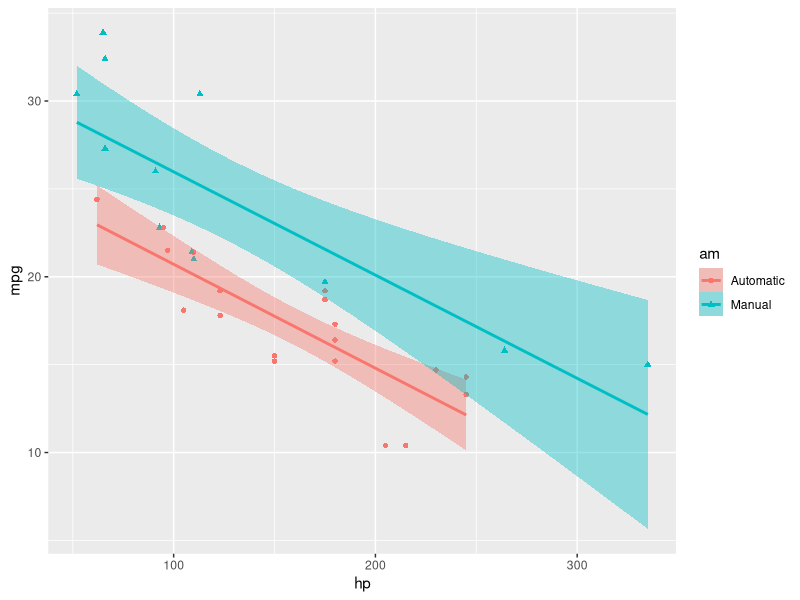

Write R code to recreate this figure.
## ---- chunk 1
knitr::opts_chunk$set(echo = TRUE)
library(ggplot2)
   mtcars$am<-as.factor(as.character(mtcars$am))
    levels(mtcars$am)[levels(mtcars$am)=="0"] <- "Automatic"
    levels(mtcars$am)[levels(mtcars$am)=="1"] <- "Manual"
## ---- chunk 2
   fit0<-lm(mpg~am, data=mtcars)
   fit1<-lm(mpg~am+hp, data=mtcars)

   anova(fit0,fit1)$Pr[2]
   
   ggplot(mtcars, aes(hp, mpg, shape=am, colour=am, fill=am))+geom_point()+geom_smooth(method="lm")
